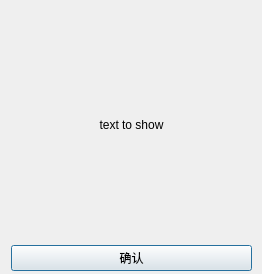
<?xml version="1.0" encoding="UTF-8"?>
<ui version="4.0">
 <class>card_properties</class>
 <widget class="QDialog" name="card_properties">
  <property name="geometry">
   <rect>
    <x>0</x>
    <y>0</y>
    <width>262</width>
    <height>274</height>
   </rect>
  </property>
  <property name="windowTitle">
   <string>属性</string>
  </property>
  <property name="windowIcon">
   <iconset resource="pictures.qrc">
    <normaloff>:/pictures/logo.png</normaloff>:/pictures/logo.png</iconset>
  </property>
  <widget class="QWidget" name="layoutWidget">
   <property name="geometry">
    <rect>
     <x>11</x>
     <y>10</y>
     <width>241</width>
     <height>261</height>
    </rect>
   </property>
   <layout class="QVBoxLayout" name="verticalLayout">
    <item>
     <widget class="QLabel" name="details">
      <property name="sizePolicy">
       <sizepolicy hsizetype="Minimum" vsizetype="Preferred">
        <horstretch>0</horstretch>
        <verstretch>0</verstretch>
       </sizepolicy>
      </property>
      <property name="text">
       <string>text to show</string>
      </property>
      <property name="alignment">
       <set>Qt::AlignCenter</set>
      </property>
     </widget>
    </item>
    <item>
     <widget class="QPushButton" name="pushbutton">
      <property name="text">
       <string>确认</string>
      </property>
     </widget>
    </item>
   </layout>
  </widget>
 </widget>
 <resources>
  <include location="pictures.qrc"/>
 </resources>
 <connections/>
</ui>
